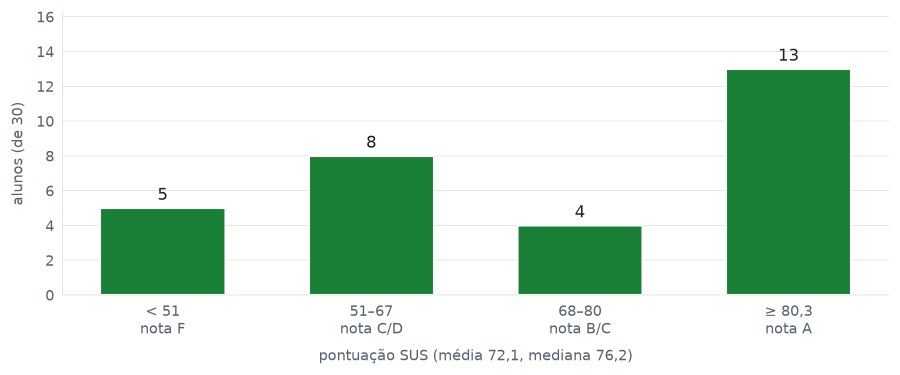
#> input picture docs/presentation/charts/survey_sus_bands.png, 1800 x 750 px (shown at 1/2 size)
$ python -i build.py   (imports and definitions only)
#> lines starting #> are read from the running program, lines starting #| are printed output that depends on the picture
#!/usr/bin/env python3
"""Build the VIII WSI fast-track deck (4 slides, <= 3 min, PT-BR) as a PDF.

    python3 docs/wsi/build.py

Writes docs/wsi/slides.pdf. The HTML and every intermediate file live in a
temporary directory that is removed afterwards, so nothing else lands in the
repo. Needs chromium (headless print-to-pdf); fonts: Carlito (Calibri metric
clone, as in deck v5) and a monospace font.

Style follows docs/presentation/build_v5.py (light theme: ink 1F2328, muted
59636E, green 1A7F37, card F6F8FA, borders D0D7DE, mono kicker and pills).
Numbers come from bench/results/ (summary.json, survey_lesson_student.json),
the same sources as the thesis and deck v5; charts and screenshots are reused
from docs/presentation/.
"""

import html
import json
import shutil
import subprocess
import sys
import tempfile
from pathlib import Path

HERE = Path(__file__).resolve().parent
ROOT = HERE.parents[1]
PRES = ROOT / "docs/presentation"
OUT = HERE / "slides.pdf"

# [1 line that did not run here, left out]
# [1 line that did not run here, left out]

# [1 line that did not run here, left out]
# [1 line that did not run here, left out]
# [1 line that did not run here, left out]
# [2 lines that did not run here, left out]
# [1 line that did not run here, left out]

# same claims as deck v5 / thesis; fail loudly if the data moved under them
# [3 lines not run here, left out]


def br(x, d=1):
    return f"{x:.{d}f}".replace(".", ",")


VERDICTS = [("AC", "#1A7F37"), ("WA", "#CF222E"), ("TLE", "#BC4C00"), ("MLE", "#8250DF"), ("CE", "#9A6700"),
            ("RE", "#BF3989")]

CSS = """
@page { size: 13.333in 7.5in; margin: 0; }
:root { --ink:#1F2328; --muted:#59636E; --green:#1A7F37; --blue:#0969DA; --purple:#8250DF;
        --card:#F6F8FA; --border:#D0D7DE; --tint:#E6F4EA; }
* { box-sizing: border-box; margin: 0; padding: 0; }
html, body { background: #FFFFFF; color: var(--ink); font-family: Carlito, Calibri, sans-serif; }
.mono { font-family: "Courier New", "JetBrainsMono NFM", "DejaVu Sans Mono", monospace; }
.slide { width: 13.333in; height: 7.5in; position: relative; overflow: hidden; page-break-after: always;
         padding: 0.42in 0.6in 0.5in; display: flex; flex-direction: column; }
.slide:last-child { page-break-after: auto; }
.kicker { font-size: 13pt; color: var(--green); font-weight: bold; letter-spacing: .04em; }
h1 { font-size: 34pt; line-height: 1.1; margin-top: .08in; }
.num { position: absolute; right: .6in; bottom: .25in; font-size: 11pt; color: var(--muted); }
.foot { font-size: 13pt; color: var(--muted); }
.pills { display: flex; gap: .3in; justify-content: center; }
.pill { border: 2px solid var(--green); background: var(--card); color: var(--green); border-radius: 99px;
        padding: .1in .3in; font-size: 17pt; font-weight: bold; white-space: nowrap; }
.shot { border: 1.5px solid var(--border); border-radius: 8px; box-shadow: 0 4px 16px rgba(31,35,40,.08);
        display: block; max-width: 100%; }
.card { background: var(--card); border: 2px solid var(--border); border-radius: 10px; text-align: center;
        display: flex; flex-direction: column; justify-content: center; }
.card b { font-size: 21pt; } .card span { font-size: 14pt; color: var(--muted); margin-top: .04in; }

/* 1 · cover */
.cover { justify-content: center; padding-left: .9in; }
.cover .cmd { font-size: 16pt; color: var(--green); font-weight: bold; }
.cover .name { font-size: 70pt; font-weight: bold; line-height: 1; margin-top: .12in; }
.cover .sub { font-size: 23pt; color: var(--muted); width: 7.3in; margin-top: .18in; line-height: 1.2; }
.cover .who { font-size: 16pt; margin-top: .55in; line-height: 1.45; }
.grid { position: absolute; right: .9in; top: 1.55in; display: grid; grid-template-columns: 1.7in 1.7in;
        gap: .3in .25in; }
.vd { height: 1.15in; border: 2.5px solid; border-radius: 12px; background: var(--card); display: flex;
      align-items: center; justify-content: center; font-size: 30pt; font-weight: bold; }
.event { position: absolute; left: .9in; bottom: .45in; font-size: 13pt; color: var(--muted); }

/* 2 · problem + solution */
.ps { display: flex; flex-direction: column; justify-content: space-evenly; flex: 1; margin-top: .1in; }
.before { display: flex; align-items: center; gap: .3in; font-size: 21pt; }
.lbl { font-size: 12pt; color: var(--muted); font-weight: bold; margin-bottom: .1in; }
.bad { border: 2.5px solid #CF222E; color: #CF222E; background: var(--card); border-radius: 10px;
       font-size: 26pt; font-weight: bold; padding: .08in .35in; }
.before .lbl { margin: 0; }
.after .lbl { color: var(--green); }
.row { display: flex; gap: .4in; align-items: center; }
.stack { display: flex; flex-direction: column; gap: .3in; flex: 1; }
.stack .pill { text-align: center; font-size: 15pt; white-space: normal; padding: .12in .15in; border-radius: 14px; }

/* 3 · how it works */
.how { flex: 1; display: flex; flex-direction: column; justify-content: space-evenly; }
.flow { display: flex; align-items: stretch; gap: 0; }
.flow .card { flex: 1; height: 1.35in; }
.arrow { width: .55in; display: flex; align-items: center; justify-content: center; color: var(--green);
         font-size: 26pt; font-weight: bold; }
.ai { width: 3.2in; height: 1.0in; margin: .1in auto 0; border-color: var(--purple); }
.down { text-align: center; color: var(--purple); font-size: 24pt; font-weight: bold; line-height: 1;
        margin-top: .1in; }

/* 4 · results */
.res { display: grid; grid-template-columns: 4.1in 1fr; gap: .5in; margin-top: .45in; flex: 1; }
.stat { border-left: 5px solid var(--green); padding: .02in 0 .02in .22in; margin-bottom: .42in; }
.stat .big { font-size: 40pt; font-weight: bold; line-height: 1; color: var(--green); }
.stat .what { font-size: 16pt; margin-top: .05in; line-height: 1.2; }
.sus .head { display: flex; align-items: baseline; gap: .25in; }
.sus .score { font-size: 54pt; font-weight: bold; color: var(--green); line-height: 1; }
.sus .ref { font-size: 22pt; color: var(--muted); }
.sus .who { font-size: 16pt; margin: .06in 0 .14in; }
.sus img { width: 100%; }
.lbl2 { font-size: 12pt; color: var(--muted); font-weight: bold; margin-bottom: .14in; }
"""


def slide(n, kicker, title, body):
    return (f'<section class="slide"><div class="kicker mono">{kicker}</div><h1>{html.escape(title)}</h1>'
            f'{body}<div class="num mono">{n} / 4</div></section>')


# [67 lines left out: functions cover, problem, how, results, not called in this run]


def narrow_shot(src, dst):
    """The submission card is ~3000 px wide with empty middle: drop the "Submissões (6)" header and splice
    its left part (code, "Resposta errada no teste 2") to its right part (verdict, "Explicar") so the
    text reads at slide size."""
#> called with dst = 'out.png'
    from PIL import Image
    im = Image.open(src).convert("RGB")
    top, cut_l, cut_r = 150, 1180, 2520
    left = im.crop((0, top, cut_l, im.height))
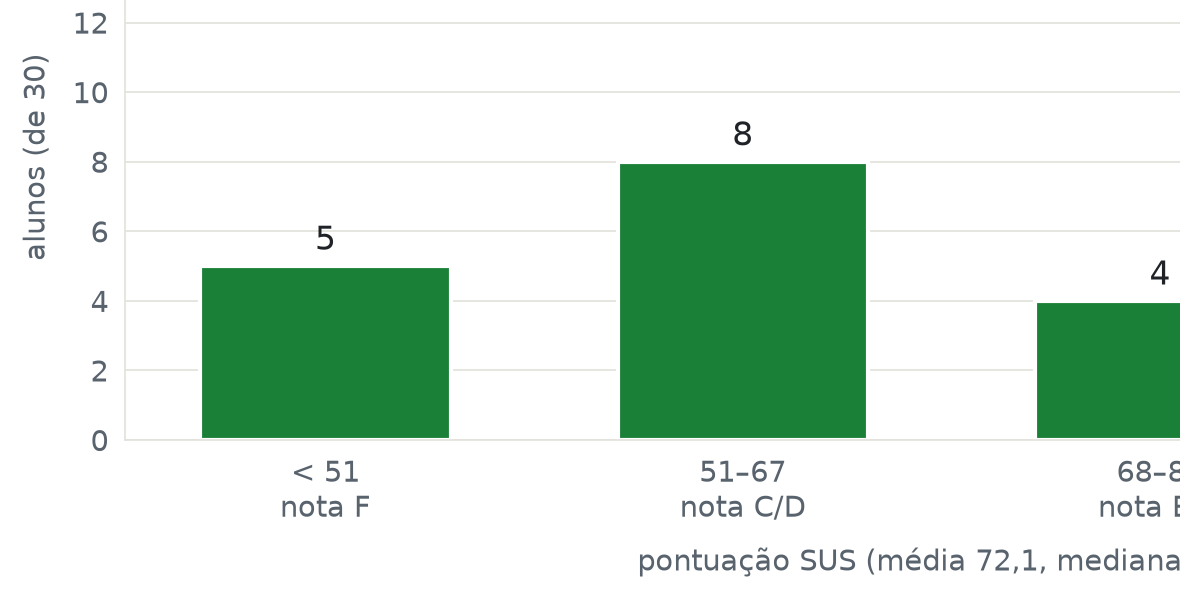
#> left: PIL image 1180x600 RGB; mean R, G, B 210.7, 229.2, 216.2
#> (the run stopped early here; a loop or call above may not have finished)

$ run again, on docs/presentation/charts/ai_reference.png
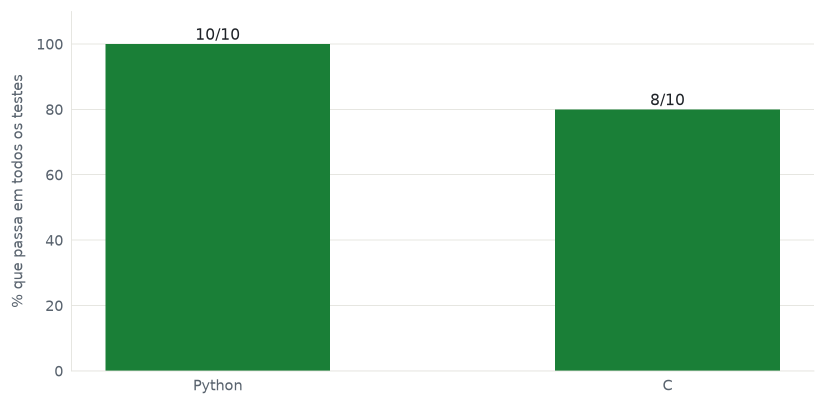
#> input picture docs/presentation/charts/ai_reference.png, 1650 x 810 px (shown at 1/2 size)
#> in narrow_shot, `left = im.crop((0, top, cut_l, im.height))`:
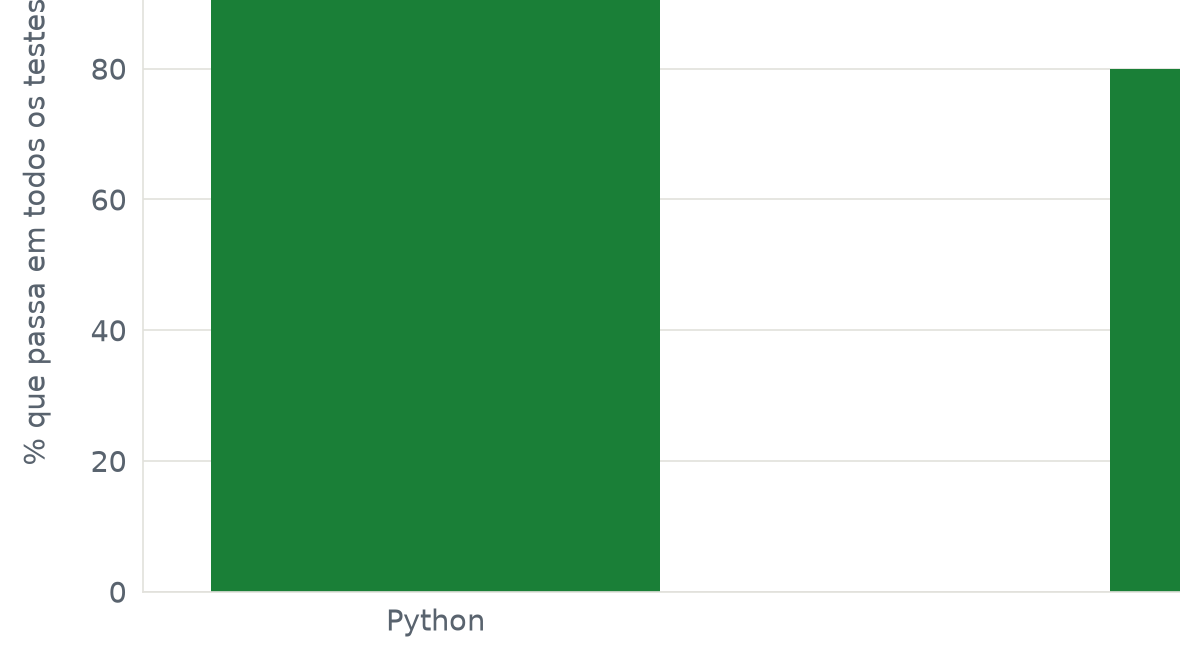
#> left: PIL image 1180x660 RGB; mean R, G, B 164.9, 204.2, 176.3
